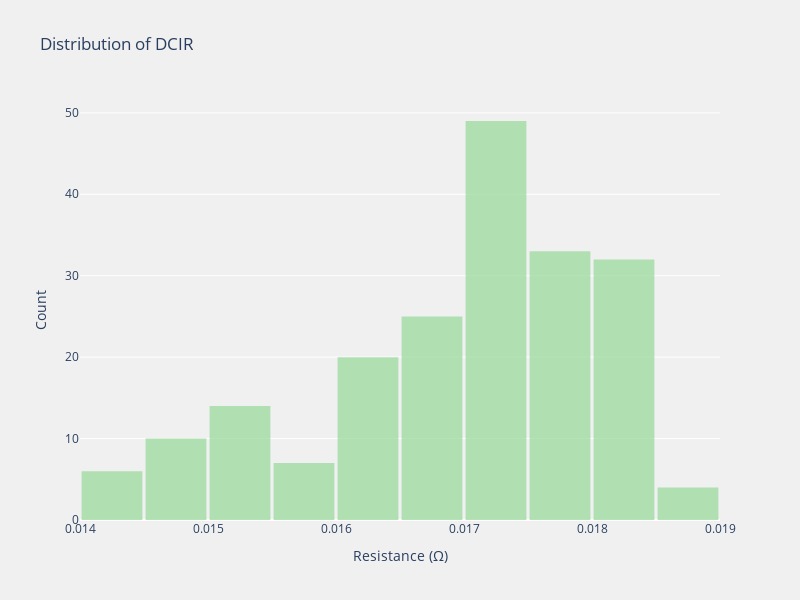

The code cell stored with this chart in its notebook:
### Markdown cell above
...and plot them

### Code cell
fig_dcir = mc.plot_dcir_histogram(dcir, bins=15, include_baseline=False)
fig_dcir.show()

### Figure 1 — Plotly figure (JSON) as saved in the notebook; plotly's stock layout.template omitted (floating-point values rounded to 4 significant figures; data arrays with more than 128 entries replaced by an {"elided": "..."} marker saying what was removed)
{"data": [{"marker": {"color": "#9bda9e"}, "nbinsx": 15, "opacity": 0.75, "type": "histogram", "x": {"elided": "200 float values"}}], "layout": {"bargap": 0.05, "height": 600, "paper_bgcolor": "rgba(240,240,240,1)", "plot_bgcolor": "rgba(240,240,240,1)", "title": {"text": "Distribution of DCIR"}, "width": 800, "xaxis": {"title": {"text": "Resistance (Ω)"}}, "yaxis": {"title": {"text": "Count"}}}}
